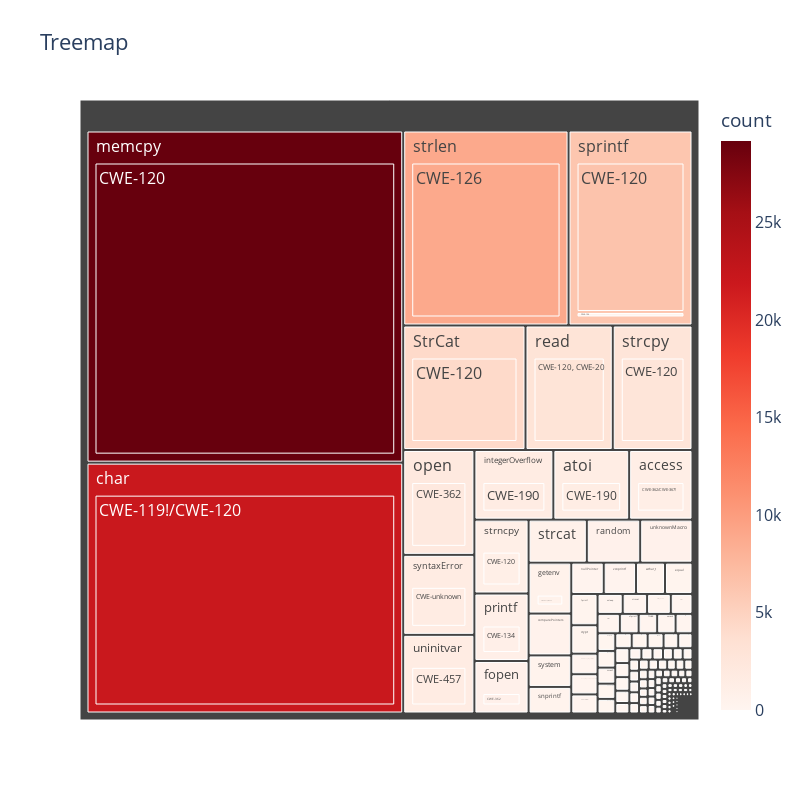

The notebook cell saved with this chart:
### Code cell
# Create a treemap from the same data
fig = px.treemap(dfplt, 
    path=['category', 'cwe'],
    values='count',
    color='count',
    color_continuous_scale='Reds',
    title='Treemap'
)

# Update layout if necessary
fig.update_layout(
    autosize=True,
    width=800,
    height=800,
    font=dict( 
        size=16,
    )
)
# Show the treemap
fig.show()
fig.write_image(fig_dir / "vul-statistics.png", width=800, height=800)

### Figure 1 — Plotly figure (JSON) as saved in the notebook; plotly's stock layout.template omitted (floating-point values rounded to 4 significant figures; data arrays with more than 128 entries replaced by an {"elided": "..."} marker saying what was removed)
{"data": [{"branchvalues": "total", "customdata": {"elided": "355x1 float values"}, "domain": {"x": [0, 1], "y": [0, 1]}, "hovertemplate": "labels=%{label}<br>count_sum=%{value}<br>parent=%{parent}<br>id=%{id}<br>count=%{color}<extra></extra>", "ids": {"elided": "355 str values"}, "labels": {"elided": "355 str values"}, "marker": {"coloraxis": "coloraxis", "colors": {"elided": "355 float values"}}, "name": "", "parents": {"elided": "355 str values"}, "type": "treemap", "values": {"elided": "355 int values"}}], "layout": {"autosize": true, "coloraxis": {"colorbar": {"title": {"text": "count"}}, "colorscale": [[0, "rgb(255,245,240)"], [0.125, "rgb(254,224,210)"], [0.25, "rgb(252,187,161)"], [0.375, "rgb(252,146,114)"], [0.5, "rgb(251,106,74)"], [0.625, "rgb(239,59,44)"], [0.75, "rgb(203,24,29)"], [0.875, "rgb(165,15,21)"], [1, "rgb(103,0,13)"]]}, "font": {"size": 16}, "height": 800, "legend": {"tracegroupgap": 0}, "title": {"text": "Treemap"}, "width": 800}}
